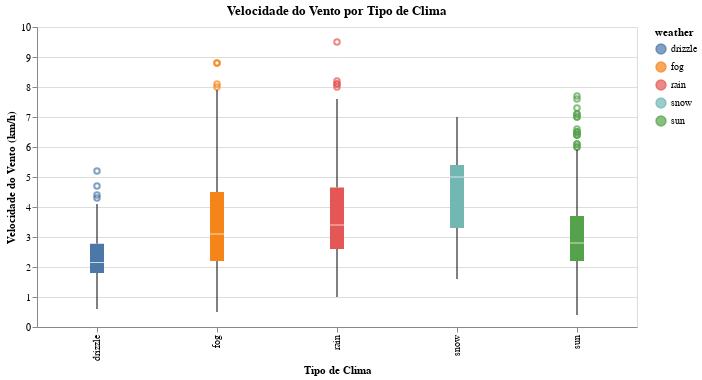

Notebook code cell kept with this figure:
### Code cell
# Boxplot da velocidade do vento por tipo de clima
wind_speed_boxplot = (
    alt.Chart(climate_data)
    .mark_boxplot()
    .encode(
        x=alt.X('weather:N', title='Tipo de Clima'),
        y=alt.Y('wind:Q', title='Velocidade do Vento (km/h)'),
        color='weather:N'
    )
    .properties(title="Velocidade do Vento por Tipo de Clima", width=600)
)

wind_speed_boxplot

### Figure 1 — Vega-Lite specification as saved in the notebook (floating-point values rounded to 4 significant figures; data arrays with more than 128 entries replaced by an {"elided": "..."} marker saying what was removed)
{"config": {"view": {"continuousWidth": 300, "continuousHeight": 300}}, "data": {"name": "data-6881b3c76720a51ecae2e2fb5659aff4"}, "mark": {"type": "boxplot"}, "encoding": {"color": {"field": "weather", "type": "nominal"}, "x": {"field": "weather", "title": "Tipo de Clima", "type": "nominal"}, "y": {"field": "wind", "title": "Velocidade do Vento (km/h)", "type": "quantitative"}}, "title": "Velocidade do Vento por Tipo de Clima", "width": 600, "$schema": "https://vega.github.io/schema/vega-lite/v5.20.1.json", "datasets": {"data-6881b3c76720a51ecae2e2fb5659aff4": {"elided": "1461 records"}}}
